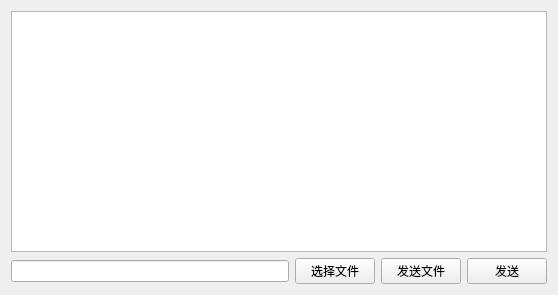
<?xml version="1.0" encoding="UTF-8"?>
<ui version="4.0">
 <class>SendAreaForm</class>
 <widget class="QWidget" name="SendAreaForm">
  <property name="geometry">
   <rect>
    <x>0</x>
    <y>0</y>
    <width>558</width>
    <height>295</height>
   </rect>
  </property>
  <property name="windowTitle">
   <string>Form</string>
  </property>
  <layout class="QVBoxLayout" name="verticalLayout">
   <item>
    <widget class="QPlainTextEdit" name="plainTextEdit_send"/>
   </item>
   <item>
    <layout class="QHBoxLayout" name="horizontalLayout">
     <item>
      <widget class="QLineEdit" name="le_File"/>
     </item>
     <item>
      <widget class="QPushButton" name="btn_selectFile">
       <property name="text">
        <string>选择文件</string>
       </property>
      </widget>
     </item>
     <item>
      <widget class="QPushButton" name="btn_sendFile">
       <property name="text">
        <string>发送文件</string>
       </property>
      </widget>
     </item>
     <item>
      <widget class="QPushButton" name="btn_send">
       <property name="text">
        <string>发送</string>
       </property>
      </widget>
     </item>
    </layout>
   </item>
  </layout>
 </widget>
 <resources/>
 <connections/>
</ui>
